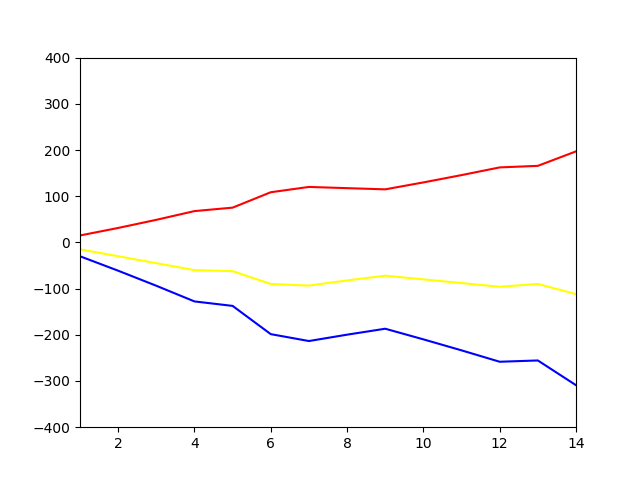

Generate this figure with Python:
#ペース走導入！！！
import math
import random
from turtle import color
import pandas as pd
import matplotlib.pyplot as plt
road=[
  1.1,
  1.1,
  1.1,
  1.1,
  1.1,
  1,
  1.1,
  0,
  0,
  1.1,
  1.1,
  1.1,
  1.1,
  1
]
wether=1
day_length=14
menu=[
  'jog(4分59秒~4分)',
  'jog(4分59秒~4分)',
  'jog(4分59秒~4分)',
  'jog(4分59秒~4分)',
  'jog(4分59秒~4分)',
  'ペース走',
  'jog(~5分)',
  'OFF',
  'OFF',
  'jog(4分59秒~4分)',
  'jog(4分59秒~4分)',
  'jog(4分59秒~4分)',
  'jog(~5分)',
  'ペース走'
  ]
au=[
  1.5,
  1.5,
  1.5,
  1.5,
  1.5,
  3.5,
  1.5,
  0,
  0,
  1.5,
  1.5,
  1.5,
  1,
  3.5
]
x=list(range(1,day_length+1))
distance=[
  12.12,
  13.41,
  14.76,
  16.14,
  15.16,
  10,
  6.7,
  0,
  0,
  13.37,
  14.24,
  15.15,
  17.09,
  10
]
trimp=[]
fig=[]
fit=[]
par=[]
for i in range(day_length):
  trimp.append(round(au[i]*distance[i]*road[i]*wether,3))

fig.append(trimp[0]*2)
fit.append(trimp[0])
par.append(fit[0]-fig[0])
for i in range(1,day_length):
  fig.append(2*trimp[i]+fig[i-1]*math.exp(-1/15))
  fit.append(trimp[i]+fit[i-1]*math.exp(-1/45))
  par.append(fit[i]-fig[i])
for i in range(day_length):  
  fig[i]*=-1  


print(f'最終日:フィットネス={fit[-1]},疲労={fig[-1]},パフォーマンス={par[-1]}')

file_df=pd.DataFrame(zip(menu,au,distance,fit,fig,par),columns=['menu','au','distance','fitness','fatigue','performance'])
figure=plt.figure()
print(file_df)
file_df.to_excel('./sim10_2.xlsx')
plt.plot(x,fit,color='red')
plt.plot(x,fig,color='blue')
plt.plot(x,par,color='yellow')
plt.xlim(1,day_length)
plt.ylim(-400,400)
plt.show()

figure.savefig("./sim10_2.png")



